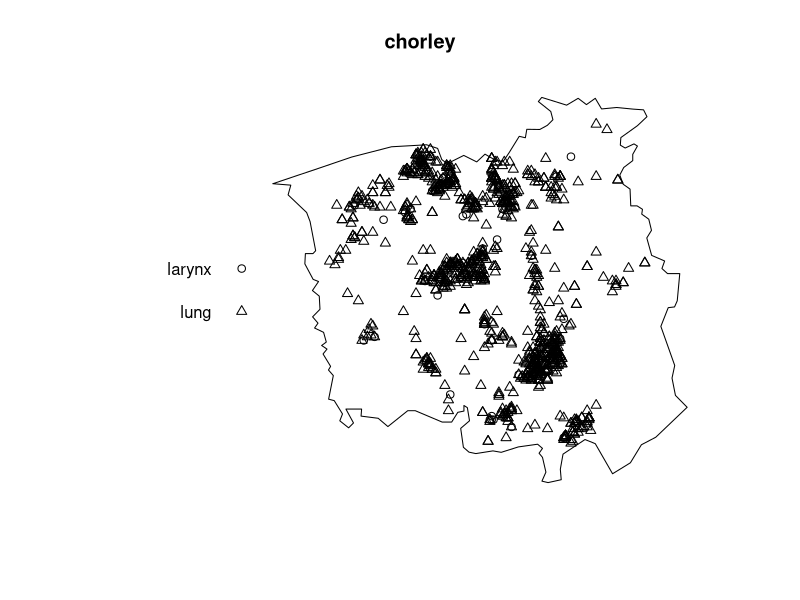
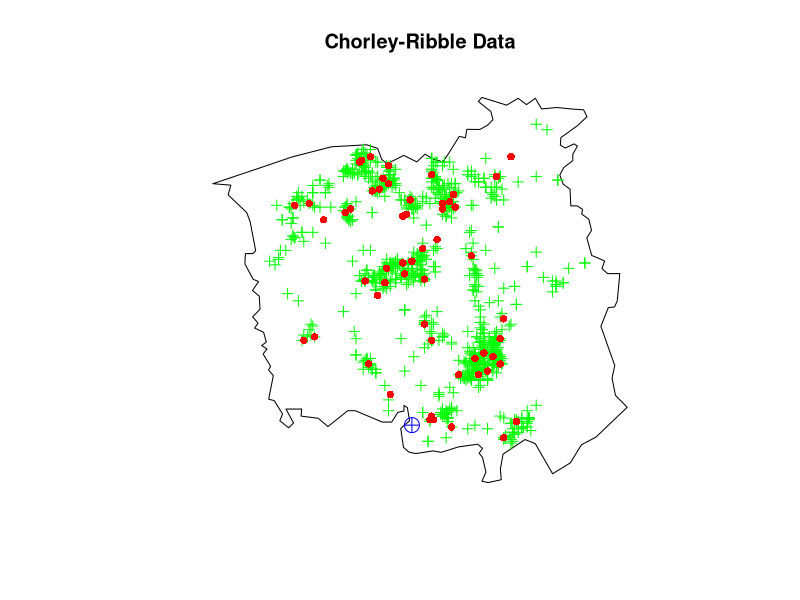
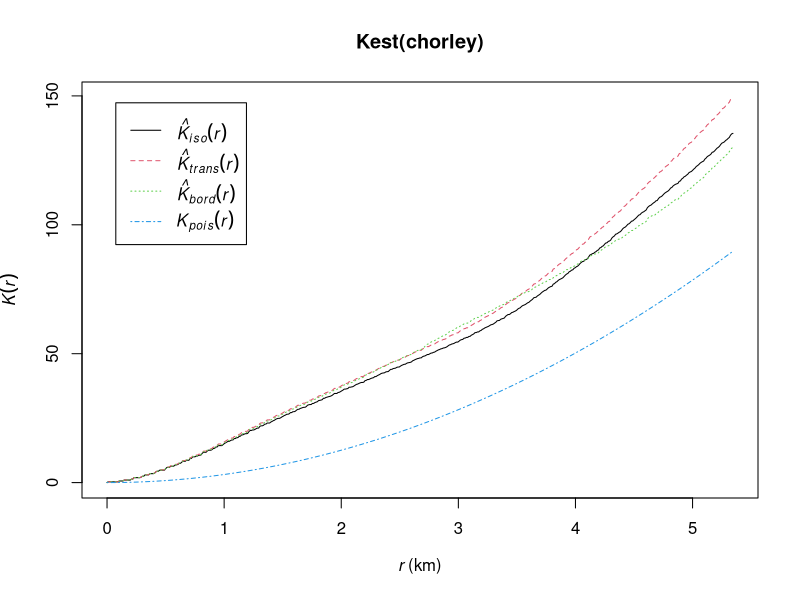
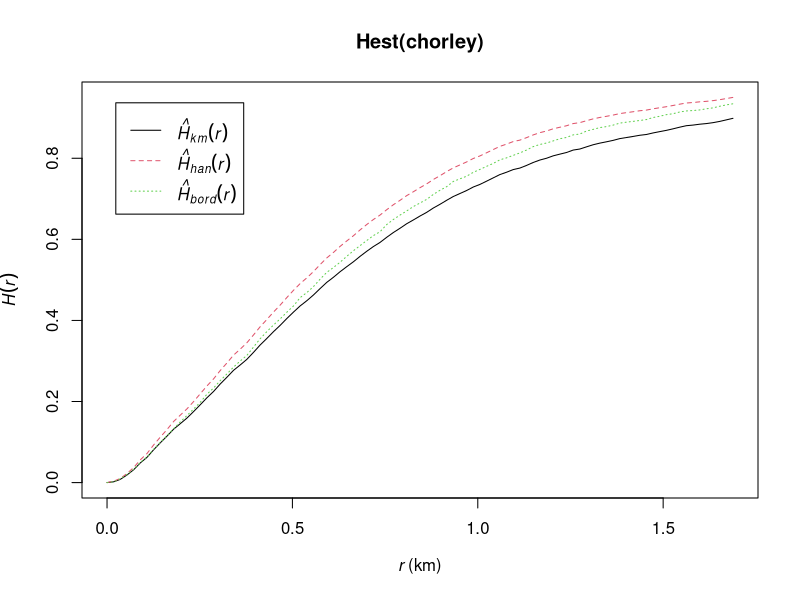
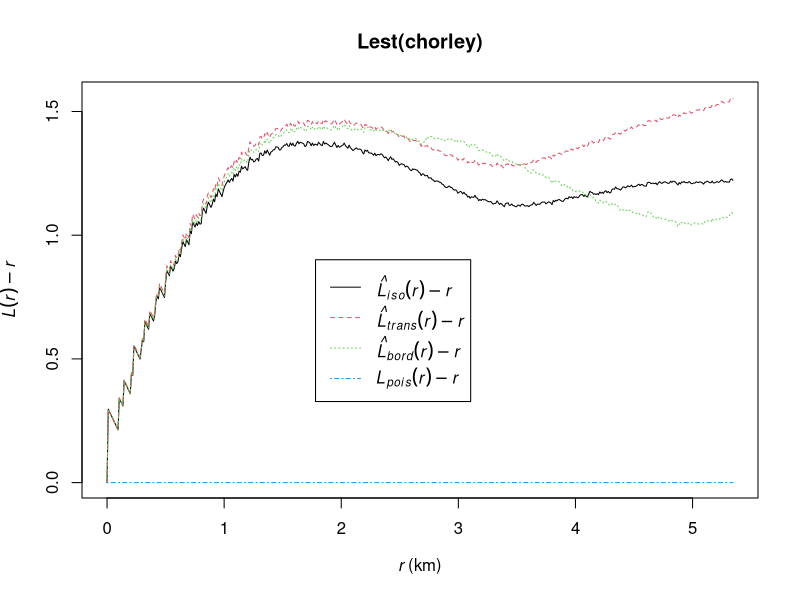
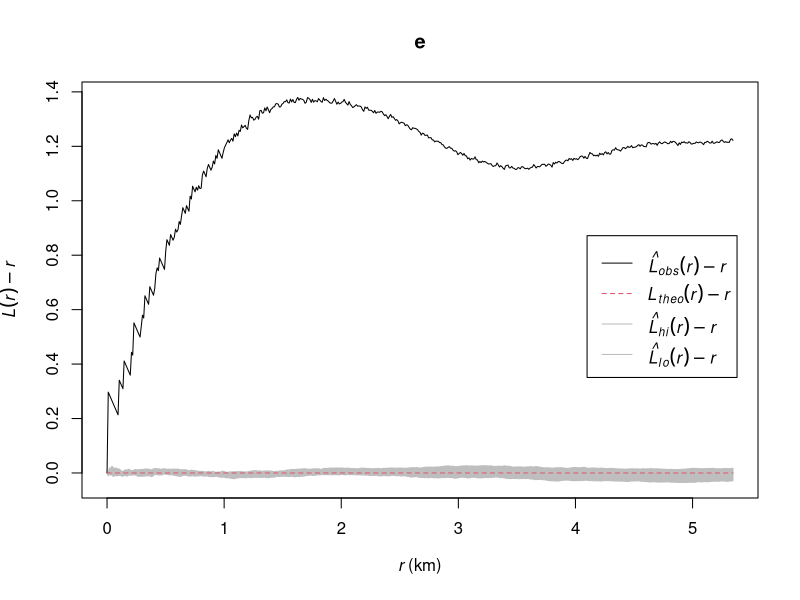
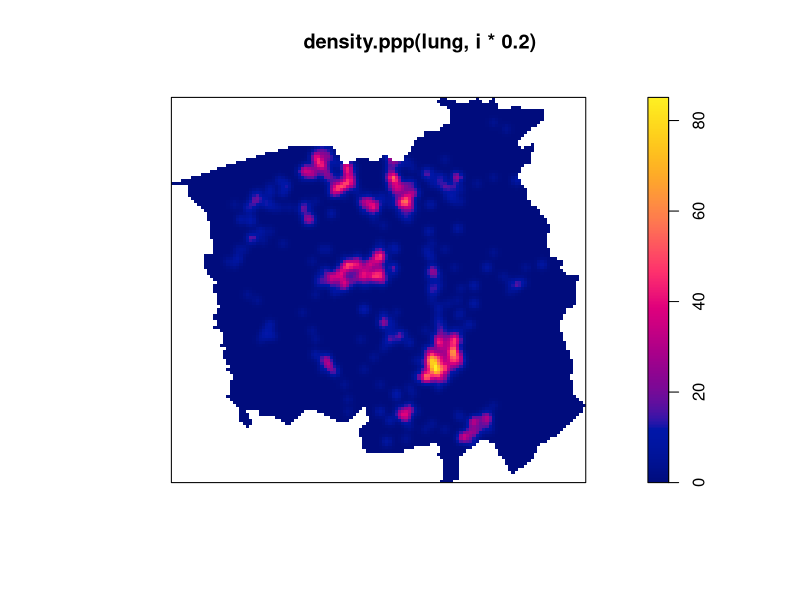
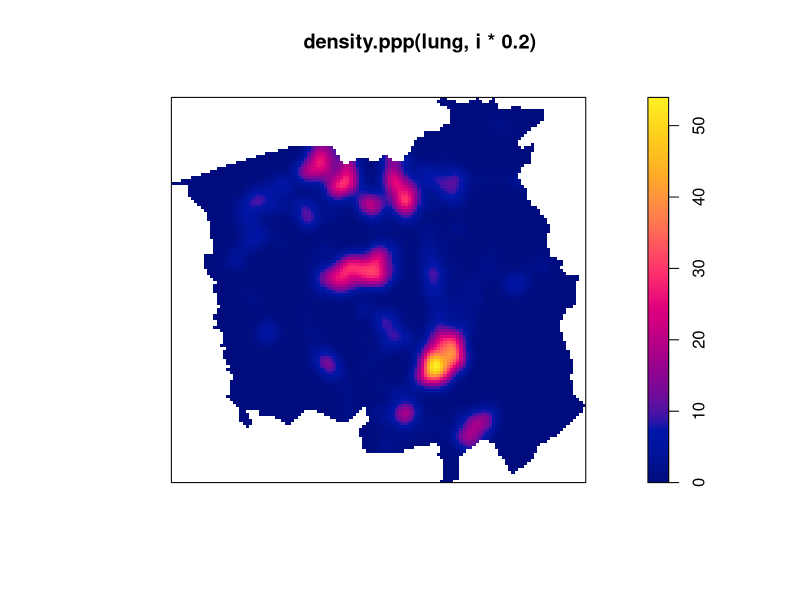

R code for these plots, in order:
library("spatstat")
plot(chorley)
split_chorley <- split.ppp(chorley)
lung <- split_chorley$lung
larynx <- split_chorley$larynx
chorley.extra$plotit()
inc <- chorley.extra$incin

# check om cases opfører sig som en poisson process
plot(Kest(chorley))
plot(Hest(chorley))
plot(Lest(chorley), .-r~r)
# Her kan vi se at det ikke passer på en homogen poisson process, hvilket
# man også kunne gætte sig frem til ud fra at se på plottet.
# vi ville ikke regne med at se punkterne være homogen fordelt
# eftersom at vores tilfælde af kræft er afhængig af hvor folk bor (som ikke er homogent)

# Her laver vi nogle envolopes, bare lige for sjov
num_sim <- 9
alpha_est <- 0.05
rank <- ceiling(alpha_est*num_sim/2)
alpha <- 2*rank/num_sim
e <- envelope(chorley, Lest, nsim=num_sim, nrank=rank)
plot(e, .-r~r)
# og selvfølgelig passer det ikke ind

# Her estimerer vi et population map ved at lave et heat map over lung cancer
for (i in 1:6){
  plot(density.ppp(lung, i*0.2))
}
lambda_pop <- density.ppp(lung, 1.2)
# Vi vælger en sigma på 1.2 fordi det virker fornuftigt nok

# plot afstand til incenirator fra punkterne
lambda_dist <- distmap(as.ppp(inc, chorley))
plot(lambda_dist)

# Vi prøver at fit vores første model til dataen, og laver en realisering
model <- ppm(split(chorley)$larynx~lambda_pop+lambda_dist,Poisson(),method="mpl")
beta0 <- model$coef[1]; beta1 = model$coef[2]; beta2 = model$coef[3];
model_run <- exp(beta0 + beta1*lambda_pop + beta2*lambda_dist)

# cool plots
plot(model_run) # estimat af hvor det er mere sandsynligt at få larynx cancer
points(larynx)  # tilfælde af hvor man vil få larynx cancer
points(chorley.extra$incin, col = 'red', pch = 10, cex = 4)

# mangler lige noget mere analyse af dataen
